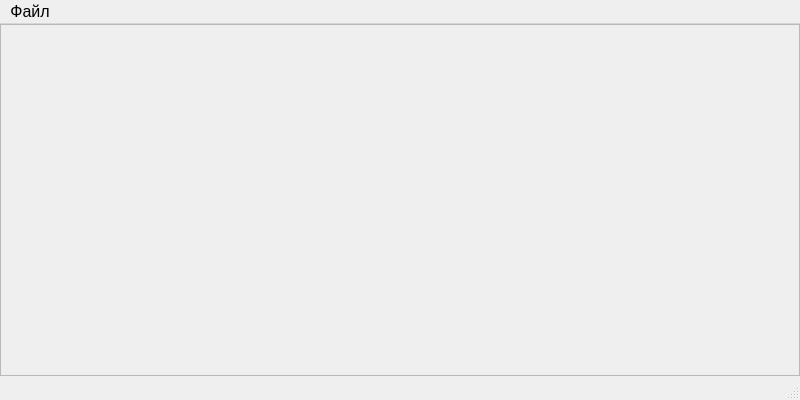
<?xml version="1.0" encoding="UTF-8"?>
<ui version="4.0">
 <class>MainWindowIlichev</class>
 <widget class="QMainWindow" name="MainWindowIlichev">
  <property name="geometry">
   <rect>
    <x>0</x>
    <y>0</y>
    <width>800</width>
    <height>400</height>
   </rect>
  </property>
  <property name="font">
   <font>
    <pointsize>12</pointsize>
    <italic>false</italic>
    <bold>false</bold>
   </font>
  </property>
  <property name="windowTitle">
   <string>MainWindowIlichev</string>
  </property>
  <widget class="QWidget" name="centralwidget">
   <property name="enabled">
    <bool>true</bool>
   </property>
   <layout class="QGridLayout" name="gridLayout">
    <property name="leftMargin">
     <number>0</number>
    </property>
    <property name="topMargin">
     <number>0</number>
    </property>
    <property name="rightMargin">
     <number>0</number>
    </property>
    <property name="bottomMargin">
     <number>0</number>
    </property>
    <property name="spacing">
     <number>5</number>
    </property>
    <item row="0" column="0">
     <widget class="QScrollArea" name="scrollArea">
      <property name="verticalScrollBarPolicy">
       <enum>Qt::ScrollBarPolicy::ScrollBarAsNeeded</enum>
      </property>
      <property name="horizontalScrollBarPolicy">
       <enum>Qt::ScrollBarPolicy::ScrollBarAsNeeded</enum>
      </property>
      <property name="sizeAdjustPolicy">
       <enum>QAbstractScrollArea::SizeAdjustPolicy::AdjustIgnored</enum>
      </property>
      <property name="widgetResizable">
       <bool>false</bool>
      </property>
      <widget class="SportsmanWidget" name="my_widget">
       <property name="enabled">
        <bool>true</bool>
       </property>
       <property name="geometry">
        <rect>
         <x>0</x>
         <y>0</y>
         <width>700</width>
         <height>300</height>
        </rect>
       </property>
      </widget>
     </widget>
    </item>
   </layout>
  </widget>
  <widget class="QMenuBar" name="menubar">
   <property name="geometry">
    <rect>
     <x>0</x>
     <y>0</y>
     <width>800</width>
     <height>26</height>
    </rect>
   </property>
   <widget class="QMenu" name="menu">
    <property name="font">
     <font>
      <pointsize>12</pointsize>
      <italic>false</italic>
      <bold>false</bold>
     </font>
    </property>
    <property name="title">
     <string>Файл</string>
    </property>
    <addaction name="actionOpen"/>
    <addaction name="actionSaveAs"/>
    <addaction name="actionClear"/>
    <addaction name="separator"/>
    <addaction name="actionQuit"/>
   </widget>
   <addaction name="menu"/>
  </widget>
  <widget class="QStatusBar" name="statusbar"/>
  <action name="actionOpen">
   <property name="text">
    <string>Открыть</string>
   </property>
  </action>
  <action name="actionSaveAs">
   <property name="text">
    <string>Сохранить как</string>
   </property>
  </action>
  <action name="actionClear">
   <property name="text">
    <string>Очистить</string>
   </property>
  </action>
  <action name="actionQuit">
   <property name="text">
    <string>Выйти</string>
   </property>
  </action>
 </widget>
 <customwidgets>
  <customwidget>
   <class>SportsmanWidget</class>
   <extends>QWidget</extends>
   <header>SportsmanWidget.h</header>
   <container>1</container>
  </customwidget>
 </customwidgets>
 <resources/>
 <connections>
  <connection>
   <sender>actionQuit</sender>
   <signal>triggered()</signal>
   <receiver>MainWindowIlichev</receiver>
   <slot>close()</slot>
   <hints>
    <hint type="sourcelabel">
     <x>-1</x>
     <y>-1</y>
    </hint>
    <hint type="destinationlabel">
     <x>516</x>
     <y>300</y>
    </hint>
   </hints>
  </connection>
 </connections>
</ui>
